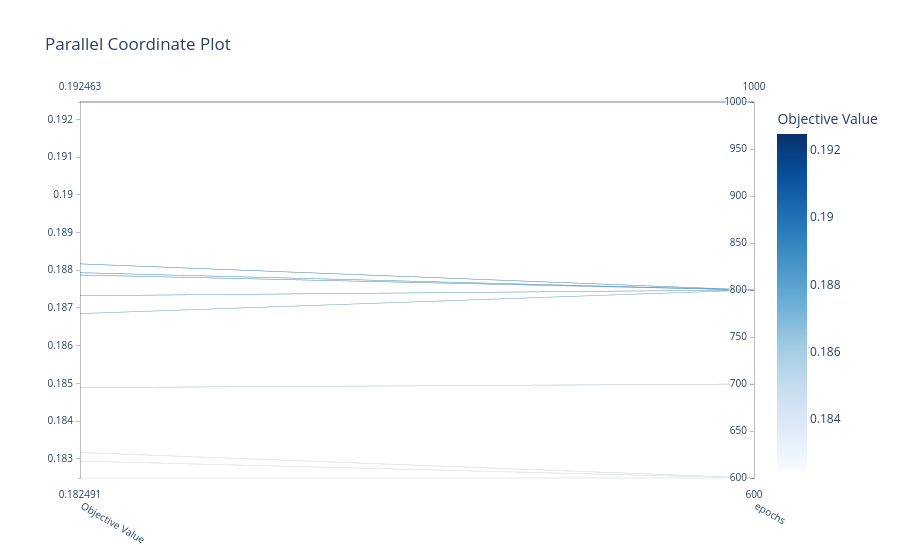

Source (notebook cell):
### Code cell
optuna.visualization.plot_parallel_coordinate(optuna_study)

### Figure 1 — Plotly figure (JSON) as saved in the notebook; plotly's stock layout.template omitted (floating-point values rounded to 4 significant figures)
{"data": [{"dimensions": [{"label": "Objective Value", "range": [0.1825, 0.1925], "values": [0.1882, 0.1869, 0.1925, 0.1879, 0.1832, 0.1829, 0.1849, 0.1873, 0.1879, 0.1825]}, {"label": "epochs", "range": [600, 1000], "values": [800, 800, 1000, 800, 600, 600, 700, 800, 800, 600]}], "labelangle": 30, "labelside": "bottom", "line": {"color": [0.1882, 0.1869, 0.1925, 0.1879, 0.1832, 0.1829, 0.1849, 0.1873, 0.1879, 0.1825], "colorbar": {"title": {"text": "Objective Value"}}, "colorscale": [[0, "rgb(247,251,255)"], [0.125, "rgb(222,235,247)"], [0.25, "rgb(198,219,239)"], [0.375, "rgb(158,202,225)"], [0.5, "rgb(107,174,214)"], [0.625, "rgb(66,146,198)"], [0.75, "rgb(33,113,181)"], [0.875, "rgb(8,81,156)"], [1, "rgb(8,48,107)"]], "reversescale": false, "showscale": true}, "type": "parcoords"}], "layout": {"title": {"text": "Parallel Coordinate Plot"}}}
